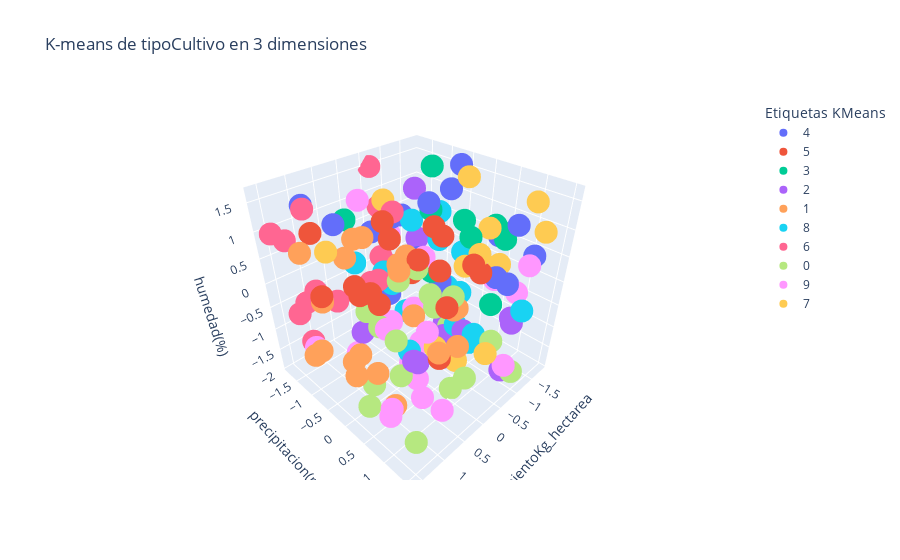

Here is the notebook cell this chart was saved with:
### Code cell
fig = px.scatter_3d(df_kmeans, x='rendimientoKg_hectarea', y='precipitacion(mm)', z='humedad(%)',
                    color='Etiquetas KMeans',
                    title='K-means de tipoCultivo en 3 dimensiones')
fig.show()

### Figure 1 — Plotly figure (JSON) as saved in the notebook; plotly's stock layout.template omitted (floating-point values rounded to 4 significant figures)
{"data": [{"hovertemplate": "Etiquetas KMeans=4<br>rendimientoKg_hectarea=%{x}<br>precipitacion(mm)=%{y}<br>humedad(%)=%{z}<extra></extra>", "legendgroup": "4", "marker": {"color": "#636efa", "symbol": "circle"}, "mode": "markers", "name": "4", "scene": "scene", "showlegend": true, "type": "scatter3d", "x": [-1.06, -0.8608, -0.9369, 1.026, -1.11, -0.6257, -1.229, -0.5337, -1.83, -0.5971, -0.6762, -1.555, -0.4048, 0.422, 0.4458, -0.4502, -1.686], "y": [1.084, -1.527, 1.217, -1.557, -1.509, -1.399, -0.372, 1.192, 0.3049, 1.367, -0.06874, 1.224, -0.3527, -1.616, -0.55, -0.165, -0.5526], "z": [0.1292, 0.5043, 1.305, 1.361, 0.4742, -1.107, 1.318, 0.5524, 0.439, 0.4778, -0.1763, 0.5158, 0.3035, 0.7811, 1.051, 1.378, 1.583]}, {"hovertemplate": "Etiquetas KMeans=5<br>rendimientoKg_hectarea=%{x}<br>precipitacion(mm)=%{y}<br>humedad(%)=%{z}<extra></extra>", "legendgroup": "5", "marker": {"color": "#EF553B", "symbol": "circle"}, "mode": "markers", "name": "5", "scene": "scene", "showlegend": true, "type": "scatter3d", "x": [0.9617, 1.252, -0.5881, 1.086, 1.559, 1.449, 0.9779, 0.5614, 0.332, 0.5615, 0.9829, 0.3856, 1.581, -0.01515, 0.8997, 0.1432, 0.3027], "y": [1.502, -0.003546, -0.167, 1.116, -0.4176, 0.3738, 0.009142, 1.009, -0.4044, 0.4643, -1.465, 0.9099, 0.9344, 1.268, 0.3908, 0.6732, 1.37], "z": [0.9518, 0.6764, 0.9023, 1.537, 0.4412, 0.8091, 0.419, 1.089, 1.239, 0.8112, 0.8801, -0.707, 1.029, 0.9124, 1.468, 1.33, 1.229]}, {"hovertemplate": "Etiquetas KMeans=3<br>rendimientoKg_hectarea=%{x}<br>precipitacion(mm)=%{y}<br>humedad(%)=%{z}<extra></extra>", "legendgroup": "3", "marker": {"color": "#00cc96", "symbol": "circle"}, "mode": "markers", "name": "3", "scene": "scene", "showlegend": true, "type": "scatter3d", "x": [-1.489, -0.9097, -0.1922, 0.1988, -1.517, -1.386, -1.299, -0.3585, -0.8891, -1.102, -1.245], "y": [-0.2473, -0.7266, 0.1594, -1.592, -1.1, 0.5884, 0.7867, 0.7871, 1.037, -0.7243, 0.6073], "z": [0.6728, -0.1928, 0.3501, 0.8026, 1.457, -0.7392, 0.7596, 1.16, 1.116, 0.8521, 0.9733]}, {"hovertemplate": "Etiquetas KMeans=2<br>rendimientoKg_hectarea=%{x}<br>precipitacion(mm)=%{y}<br>humedad(%)=%{z}<extra></extra>", "legendgroup": "2", "marker": {"color": "#ab63fa", "symbol": "circle"}, "mode": "markers", "name": "2", "scene": "scene", "showlegend": true, "type": "scatter3d", "x": [0.4117, 0.5386, -0.02326, -0.5504, -1.385, -1.798, 0.7621, -0.712, -1.308, -1.454, -0.7811, -1.474, -0.2007, -0.7876], "y": [0.4551, -0.8536, 0.6327, 0.1804, -1.427, 0.8082, 0.7052, 0.505, -1.281, -0.5834, -0.382, 1.031, -1.681, 1.343], "z": [-1.098, -1.126, -1.143, -1.24, 0.9697, -1.172, -0.6496, -1.029, -0.02137, -1.895, -0.6955, -0.9838, -1.154, -1.491]}, {"hovertemplate": "Etiquetas KMeans=1<br>rendimientoKg_hectarea=%{x}<br>precipitacion(mm)=%{y}<br>humedad(%)=%{z}<extra></extra>", "legendgroup": "1", "marker": {"color": "#FFA15A", "symbol": "circle"}, "mode": "markers", "name": "1", "scene": "scene", "showlegend": true, "type": "scatter3d", "x": [1.388, 1.198, -0.07121, 0.7698, 0.4942, 1.139, 1.45, 1.532, 1.081, 1.026, 1.565, 1.287, 0.6641, 0.1579, 1.495, 1.522, 0.5507, 0.6953, 1.372, 1.392], "y": [0.2408, -1.024, -0.3049, -0.6753, 0.437, 0.1093, 1.022, -0.9312, 1.499, 0.6855, -0.6479, -1.36, 1.478, 1.025, 0.1484, 1.241, 1.283, -0.9767, 0.5528, 0.03209], "z": [1.599, -0.1698, 0.4978, -1.426, -0.03715, 1.474, -0.8612, -1.102, 0.2605, 1.252, -0.7909, 0.6757, 0.09624, 0.2476, -0.5427, 1.633, 0.5696, 0.4971, -0.5901, -1.007]}, {"hovertemplate": "Etiquetas KMeans=8<br>rendimientoKg_hectarea=%{x}<br>precipitacion(mm)=%{y}<br>humedad(%)=%{z}<extra></extra>", "legendgroup": "8", "marker": {"color": "#19d3f3", "symbol": "circle"}, "mode": "markers", "name": "8", "scene": "scene", "showlegend": true, "type": "scatter3d", "x": [-0.711, -0.2269, 0.1766, -1.551, -1.009, -0.9156, -1.509, -0.7768, -1.554, -1.252, -1.641, -0.8397, -0.8096, -0.858, 0.4178, -0.1404, -1.186], "y": [0.3169, -0.8551, -1.42, -0.9046, -1.314, 0.2102, -0.6088, 0.3212, -0.7636, 0.207, -0.9836, -0.9574, 0.6724, 1.537, 0.2547, -0.9774, -1.559], "z": [-0.9945, -0.4, -0.01994, -0.004875, -1.72, -0.4129, -0.9737, 0.5452, -1.508, -1.869, 0.5459, 0.6549, -1.07, -0.08089, -0.9544, -0.1583, -0.9501]}, {"hovertemplate": "Etiquetas KMeans=6<br>rendimientoKg_hectarea=%{x}<br>precipitacion(mm)=%{y}<br>humedad(%)=%{z}<extra></extra>", "legendgroup": "6", "marker": {"color": "#FF6692", "symbol": "circle"}, "mode": "markers", "name": "6", "scene": "scene", "showlegend": true, "type": "scatter3d", "x": [1.251, 0.4839, 1.2, -0.6179, 0.562, 0.9957, -0.3208, 1.362, 1.324, 1.534, -0.8104, -0.5724, -0.8345, -0.5699, 1.311, -0.06437, 1.191], "y": [-1.457, -0.3925, -1.54, -1.821, -0.4925, -0.8772, -0.8988, -1.642, -1.637, -1.726, -1.633, -1.564, -1.621, -1.549, -0.9884, -1.791, -1.247], "z": [-0.3828, 0.2354, -1.366, 1.494, 0.1809, -0.1784, 1.012, 0.8234, -0.6898, 0.9798, -1.066, 0.8134, -0.6037, -0.2537, 0.1328, -0.9874, 1.453]}, {"hovertemplate": "Etiquetas KMeans=0<br>rendimientoKg_hectarea=%{x}<br>precipitacion(mm)=%{y}<br>humedad(%)=%{z}<extra></extra>", "legendgroup": "0", "marker": {"color": "#B6E880", "symbol": "circle"}, "mode": "markers", "name": "0", "scene": "scene", "showlegend": true, "type": "scatter3d", "x": [0.7969, 0.8949, 0.7236, 1.157, -0.1111, -0.3529, 1.119, 1.277, 1.507, -0.4487, 0.921, -1.462, 0.2322, 0.5847, 0.8948, 0.8506, -0.8928], "y": [0.447, 0.07622, 1.398, 1.159, 0.7762, 1.355, 0.07123, 0.8842, 0.4659, 0.0248, 0.5697, -0.4602, 1.326, 0.8643, 0.9032, -0.2221, 1.496], "z": [-1.136, -0.2387, 0.9439, -1.885, -1.882, -0.5227, 0.188, 0.2103, -1.291, -0.6008, 0.8894, -1.925, -0.9594, 0.6348, 1.227, -1.814, -1.494]}, {"hovertemplate": "Etiquetas KMeans=9<br>rendimientoKg_hectarea=%{x}<br>precipitacion(mm)=%{y}<br>humedad(%)=%{z}<extra></extra>", "legendgroup": "9", "marker": {"color": "#FF97FF", "symbol": "circle"}, "mode": "markers", "name": "9", "scene": "scene", "showlegend": true, "type": "scatter3d", "x": [0.6795, 1.281, 0.7774, 0.3611, 1.598, 0.1917, 1.277, -0.8718, -0.9437, -0.9406, 0.845, 0.6969, -0.7434, -0.01976, 0.2119, 0.3248, 0.4144, 0.6577, -1.847, -0.3868, -1.359], "y": [0.1193, 0.7005, 1.003, 0.3941, 1.111, 0.3571, -1.335, -1.627, -0.9776, 1.346, 0.1783, 0.8465, 1.42, 0.09984, -1.147, 0.1884, 1.05, -0.8999, 0.3065, -0.449, 1.268], "z": [-0.2308, -1.53, 0.1386, -1.57, -0.7471, 0.8693, -1.34, 0.1077, -0.3427, 0.1393, -0.2595, -1.431, -1.291, -1.124, 1.317, -1.323, -1.816, -1.59, -0.5298, -0.8425, 0.4319]}, {"hovertemplate": "Etiquetas KMeans=7<br>rendimientoKg_hectarea=%{x}<br>precipitacion(mm)=%{y}<br>humedad(%)=%{z}<extra></extra>", "legendgroup": "7", "marker": {"color": "#FECB52", "symbol": "circle"}, "mode": "markers", "name": "7", "scene": "scene", "showlegend": true, "type": "scatter3d", "x": [-1.242, -0.547, -1.723, -0.183, -0.04475, 0.1809, -0.5047, 1.299, -1.423, -1.35, 0.7572, -0.6831], "y": [0.7663, 0.5729, 1.261, 1.387, 1.204, 1.08, -1.343, -0.5693, -0.154, 1.237, 1.146, 0.8831], "z": [0.2884, 0.4763, 0.9095, -0.6604, 1.174, -0.7751, 1.034, 1.033, 1.54, 1.552, -0.07516, 1.229]}], "layout": {"legend": {"title": {"text": "Etiquetas KMeans"}, "tracegroupgap": 0}, "scene": {"domain": {"x": [0, 1], "y": [0, 1]}, "xaxis": {"title": {"text": "rendimientoKg_hectarea"}}, "yaxis": {"title": {"text": "precipitacion(mm)"}}, "zaxis": {"title": {"text": "humedad(%)"}}}, "title": {"text": "K-means de tipoCultivo en 3 dimensiones"}}}
